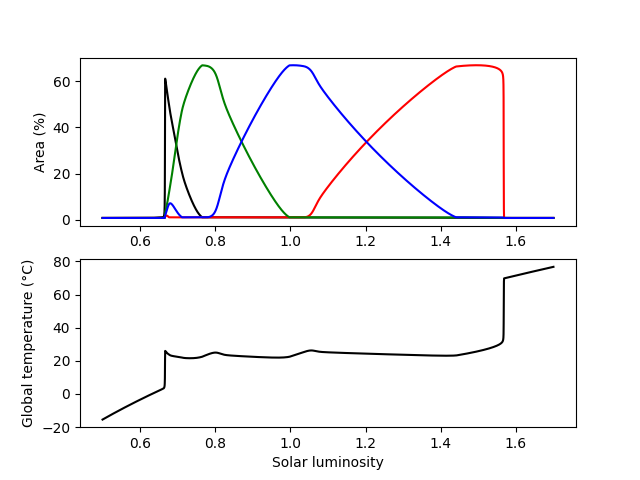

This figure's Python source:
import numpy as np
import matplotlib.pyplot as plt

temp_min = 278.15
temp_max = 313.15
temp_opt = 295.65
albedo_barren = 0.5
albedo_white = 0.8
albedo_black = 0.2
albedo_3 = 0.4
albedo_4 = 0.6
area_white = 0.01
area_black = 0.01
area_3 = 0.01
area_4 = 0.01
death_rate = 0.3
S = 1000
sigma = 5.67032e-8
insul = 0.12

if __name__ == '__main__':

    luminosity = np.arange(0.5, 1.7, 0.0001)
    area_black_a = np.zeros_like(luminosity)
    area_white_a = np.zeros_like(luminosity)
    area_3_a = np.zeros_like(luminosity)
    area_4_a = np.zeros_like(luminosity)
    temp_planet_a = np.zeros_like(luminosity)
    
    for j, lum in enumerate(luminosity):

        if area_black < 0.01:
            area_black = 0.01
        if area_white < 0.01:
            area_white = 0.01
        if area_3 < 0.01:
            area_3 = 0.01
        if area_4 < 0.01:
            area_4 = 0.01
        area_barren = 1 - (area_black + area_white + area_3 + area_4)

        albedo_planet = (area_black * albedo_black + 
                         area_white * albedo_white + 
                         area_3 * albedo_3 + 
                         area_4 * albedo_4 + 
                         area_barren * albedo_barren)
        temp_planet = (lum*S*(1-albedo_planet)/sigma)**(0.25)
        temp_black = (insul*lum*S/sigma*(albedo_planet-albedo_black) + temp_planet**4)**(0.25)
        temp_white = (insul*lum*S/sigma*(albedo_planet-albedo_white) + temp_planet**4)**(0.25)
        temp_3 = (insul*lum*S/sigma*(albedo_planet-albedo_3) + temp_planet**4)**(0.25)
        temp_4 = (insul*lum*S/sigma*(albedo_planet-albedo_4) + temp_planet**4)**(0.25)

        if (temp_black >= temp_min and temp_black <= temp_max):
           birth_black = 1 - 0.003265*(temp_opt-temp_black)**2
        else:
            birth_black = 0
        if (temp_white >= temp_min and temp_white <= temp_max):
            birth_white = 1 - 0.003265*(temp_opt-temp_white)**2
        else:
            birth_white = 0
        if (temp_3 >= temp_min and temp_3 <= temp_max):
            birth_3 = 1 - 0.003265*(temp_opt-temp_3)**2
        else:
            birth_3 = 0
        if (temp_4 >= temp_min and temp_4 <= temp_max):
            birth_4 = 1 - 0.003265*(temp_opt-temp_4)**2
        else:
            birth_4 = 0

        area_black += area_black*(birth_black*area_barren-death_rate)
        area_white += area_white*(birth_white*area_barren-death_rate)
        area_3 += area_3*(birth_3*area_barren-death_rate)
        area_4 += area_4*(birth_4*area_barren-death_rate)

        area_black_a[j] = area_black
        area_white_a[j] = area_white
        area_3_a[j] = area_3
        area_4_a[j] = area_4
        temp_planet_a[j] = temp_planet

    fig, ax = plt.subplots(2, 1)
    ax[0].plot(luminosity, 100*area_black_a, color='black')
    ax[0].plot(luminosity, 100*area_white_a, color='red')
    ax[0].plot(luminosity, 100*area_3_a, color='green')
    ax[0].plot(luminosity, 100*area_4_a, color='blue')
    ax[0].set_ylabel('Area (%)')

    ax[1].plot(luminosity, temp_planet_a-273.15, color='black')
    ax[1].set_xlabel('Solar luminosity')
    ax[1].set_ylabel('Global temperature (°C)')
    plt.savefig('DW_4.png')
